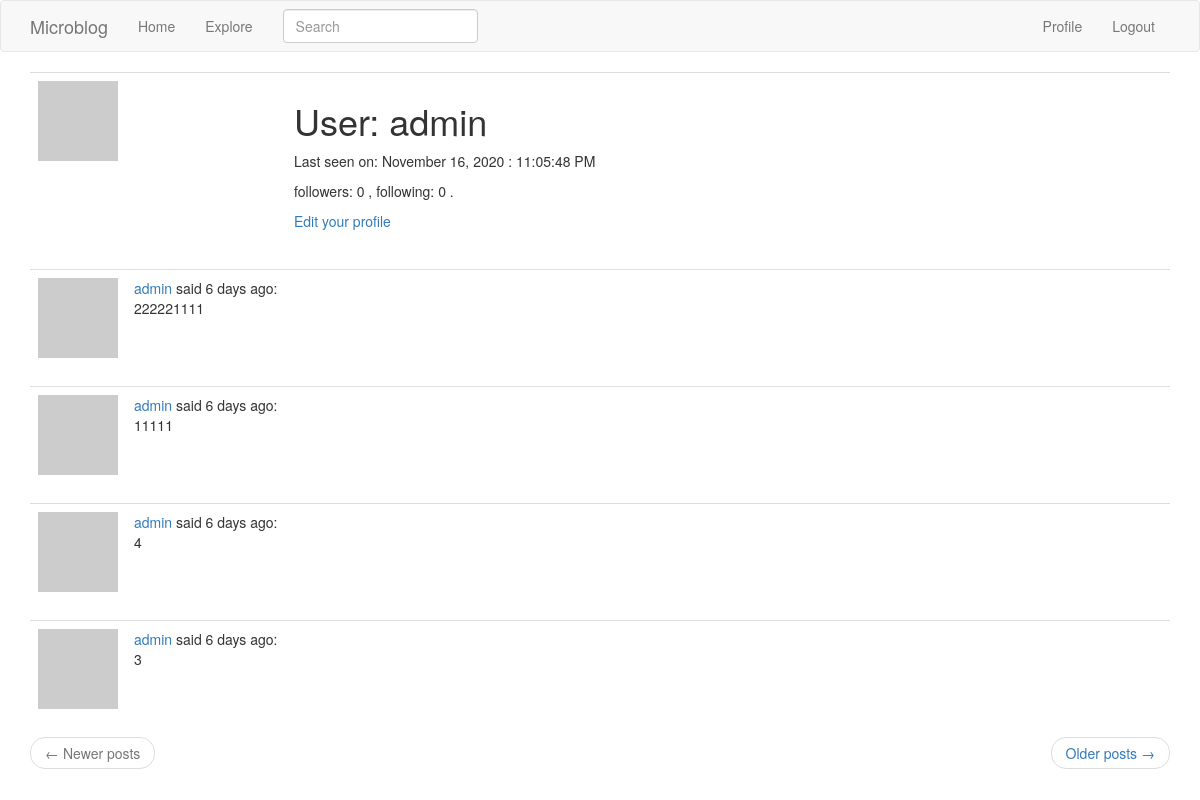
The page /user/admin (signed in) on the database as committed earlier.
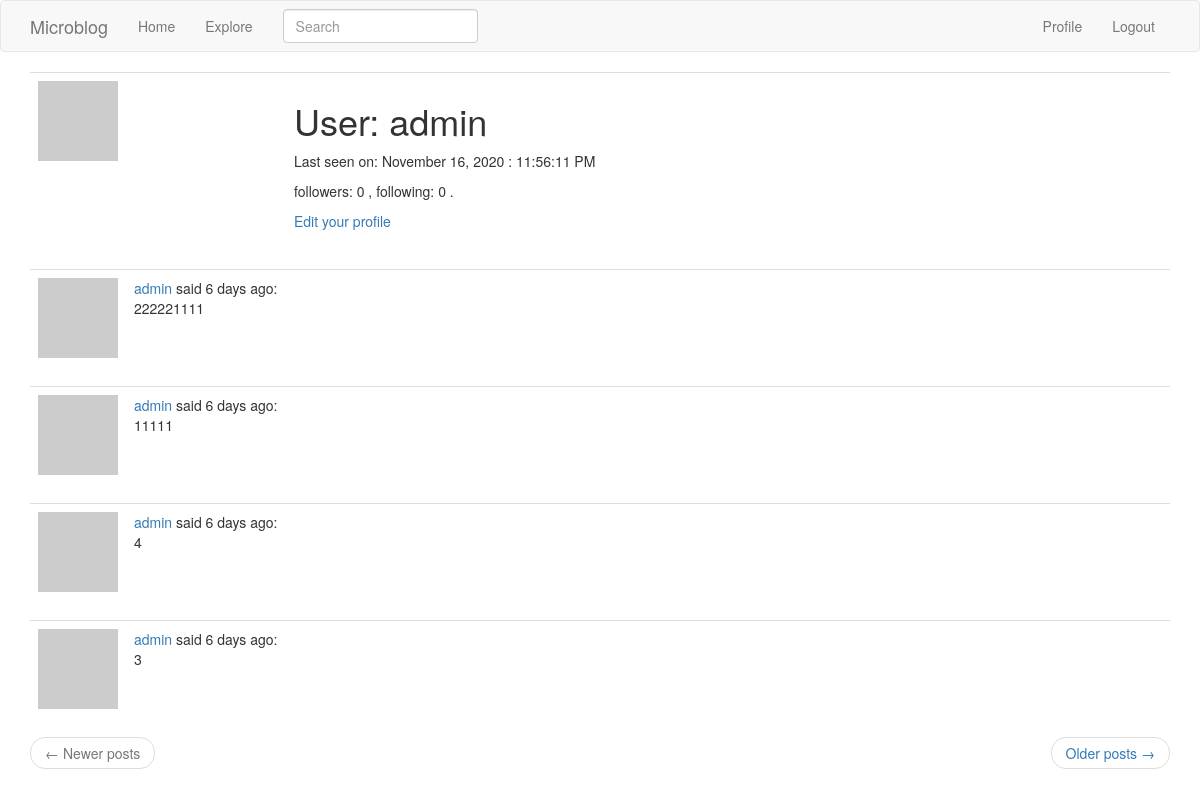
The same page on the database as committed later.
### app/models.py (models this page shows, shortened)
class User(UserMixin, db.Model):
    id = db.Column(db.Integer, primary_key=True)
    username = db.Column(db.String(64), index=True, unique=True)
    email = db.Column(db.String(120), index=True, unique=True)
    password_hash = db.Column(db.String(128))
    about_me = db.Column(db.String(140))
    posts = db.relationship('Post', backref='author', lazy='dynamic')
    last_seen = db.Column(db.DateTime, default=datetime.utcnow)
    followed = db.relationship(
        'User', secondary=followers,
        primaryjoin=(followers.c.follower_id == id),
        secondaryjoin=(followers.c.followed_id == id),
        backref=db.backref('followers', lazy='dynamic'), lazy='dynamic')
    def avatar(self, size):
        digest = md5(self.email.lower().encode('utf-8')).hexdigest()
        return 'https://www.gravatar.com/avatar/{}?d=identicon&s={}'.format(
            digest, size)

class SearchableMixin(object):
    @classmethod
    def before_commit(cls, session):
        session._changes = {
            'add': list(session.new),
            'update': list(session.dirty),
            'delete': list(session.deleted)
        }
    @classmethod
    def after_commit(cls, session):
        for obj in session._changes['add']:
            if isinstance(obj, SearchableMixin):
                add_to_index(obj.__tablename__, obj)
        for obj in session._changes['update']:
            if isinstance(obj, SearchableMixin):
                add_to_index(obj.__tablename__, obj)
        for obj in session._changes['delete']:
            if isinstance(obj, SearchableMixin):
                remove_from_index(obj.__tablename__, obj)
        session._changes = None

class Post(SearchableMixin, db.Model):
    __searchable__ = ['body']
    id = db.Column(db.Integer, primary_key=True)
    body = db.Column(db.String(140))
    timestamp = db.Column(db.DateTime, index=True, default=datetime.utcnow)
    user_id = db.Column(db.Integer, db.ForeignKey('user.id'))
    language = db.Column(db.String(5))

### app/main/routes.py (the view)
@bp.route('/user/<username>')
@login_required
def user(username):
    user = User.query.filter_by(username=username).first_or_404()
    page = request.args.get('page', 1, type=int)
    posts = user.posts.order_by(Post.timestamp.desc()).paginate(
        page, current_app.config['POSTS_PER_PAGE'], False)
    next_url = url_for('main.user', username=user.username,
                       page=posts.next_num) if posts.has_next else None
    prev_url = url_for('main.user', username=user.username,
                       page=posts.prev_num) if posts.has_prev else None
    form = EmptyForm()
    return render_template('user.html', user=user, posts=posts.items,
                           next_url=next_url, prev_url=prev_url, form=form)

### app/main/forms.py
class SearchForm(FlaskForm):
    q = StringField(_l('Search'), validators=[DataRequired()])
    def __init__(self, *args, **kwargs):
        if 'formdata' not in kwargs:
            kwargs['formdata'] = request.args
        if 'csrf_enabled' not in kwargs:
            kwargs['csrf_enabled'] = False
        super(SearchForm, self).__init__(*args, **kwargs)

class EmptyForm(FlaskForm):
    submit = SubmitField(_l('Submit'))

### app/main/routes.py (called while the page is built)
@bp.before_app_request
def before_request():
    if current_user.is_authenticated:
        current_user.last_seen = datetime.utcnow()
        db.session.commit()
        g.search_form = SearchForm()
    g.locale = str(get_locale())

### app/models.py (called while the page is built)
@login.user_loader
def load_user(id):
    return User.query.get(int(id))

### app/main/templates/user.html (shortened to what this page needs)
{% extends "base.html" %}
{% block app_content %}
    <table class="table table-hover">
        <tr>
            <td width="256px"><img src="{{ user.avatar(256) }}"></td>
            <td>
                <h1>{{ _('User')}}: {{ user.username }}</h1>
                {% if user.last_seen %}
                    <p>{{ _('Last seen on: ')}}{{ moment(user.last_seen).format('LL') }} : {{ moment(user.last_seen).format('LTS') }}</p>
                {% endif %}
                <p>{{ _('followers:') }} {{ user.followers.count() }} , {{ _('following:') }} {{ user.followed.count() }} .</p>
                {% if user == current_user %}
                    <p><a href="{{ url_for('main.edit_profile') }}">{{ _('Edit your profile')}}</a></p>
                {% endif %}
            </td>
        </tr>
    </table>
    {% for post in posts %}
        {% include '_post.html' %}
    {% endfor %}
    <nav aria-label="...">
        <ul class="pager">
            <li class="previous{% if not prev_url %} disabled{% endif %}">
                <a href="{{ prev_url or '#' }}">
                    <span aria-hidden="true">&larr;</span> {{ _('Newer posts')}}
                </a>
            </li>
            <li class="next{% if not next_url %} disabled{% endif %}">
                <a href="{{ next_url or '#' }}">
                    {{ _('Older posts')}} <span aria-hidden="true">&rarr;</span>
                </a>
            </li>
        </ul>
    </nav>
{% endblock %}

### app/main/templates/base.html (shortened to what this page needs)
{% extends 'bootstrap/base.html' %}
{% block styles %}
    {{ super() }}
{% endblock %}
{% block navbar %}
    <nav class="navbar navbar-default">
        <div class="container">
            <div class="navbar-header">
                <a class="navbar-brand" href="{{ url_for('main.index') }}">Microblog</a>
            </div>
            <div class="collapse navbar-collapse" id="bs-example-navbar-collapse-1">
                <ul class="nav navbar-nav">
                    <li><a href="{{ url_for('main.index') }}">{{ _('Home') }}</a></li>
                    <li><a href="{{ url_for('main.explore') }}">{{ _('Explore') }}</a></li>
                </ul>
                {% if g.search_form %}
                    <form class="navbar-form navbar-left" method="get"
                          action="{{ url_for('main.search') }}">
                        <div class="form-group">
                            {{ g.search_form.q(size=20, class='form-control',
                        placeholder=g.search_form.q.label.text) }}
                        </div>
                    </form>
                {% endif %}
                <ul class="nav navbar-nav navbar-right">
                    {% if current_user.is_anonymous %}
                        <li><a href="{{ url_for('auth.login') }}">{{ _('Login') }}</a></li>
                    {% else %}
                        <li><a href="{{ url_for('main.user', username=current_user.username) }}">{{ _('Profile') }}</a>
                        </li>
                        <li><a href="{{ url_for('auth.logout') }}">{{ _('Logout') }}</a></li>
                    {% endif %}
                </ul>
            </div>
        </div>
    </nav>
{% endblock %}
{% block content %}
    <div class="container">
        {% block app_content %}{% endblock %}
    </div>
{% endblock %}

### app/main/templates/_post.html (shortened to what this page needs)
<table class="table table-hover">
    <tr>
        <td width="70px">
            <a href="{{ url_for('main.user', username=post.author.username) }}">
                <img src="{{ post.author.avatar(70) }}"/>
            </a>
        </td>
        <td>
            <a href="{{ url_for('main.user', username=post.author.username) }}">
                {{ post.author.username }}
            </a>
            {{ _('said') }} {{ moment(post.timestamp).fromNow() }}:
            <br>
            <span id="post{{ post.id }}">{{ post.body }}</span>
        </td>
    </tr>
</table>

Rows that differ between the two databases and show on the page:
changed User "admin": last_seen "11:05:48 PM" → "11:56:11 PM"
